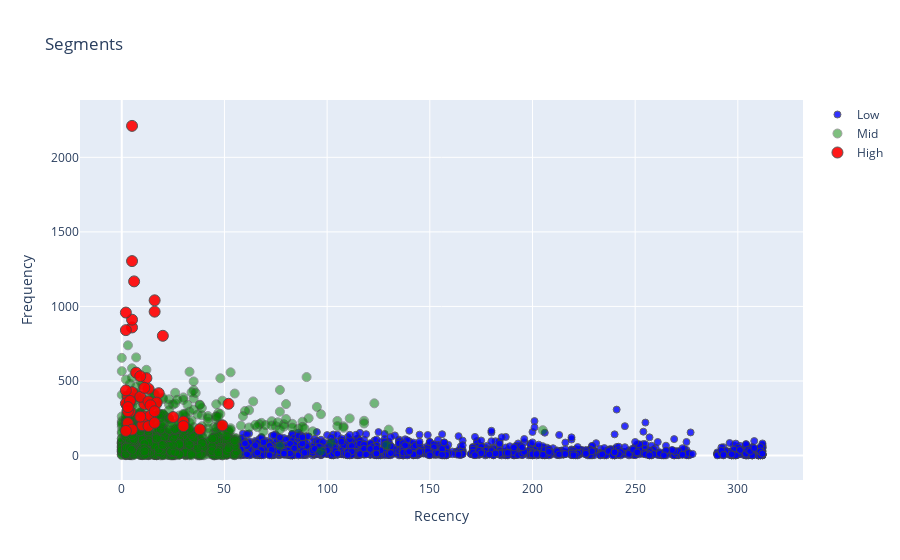

Source (notebook cell):
### Code cell
invoice_graph = invoice_user.query("Revenue < 5000000 and Frequency < 3000")

plot_data = [
    go.Scatter(
        x=invoice_graph.query("Segment == 'Low-Value'")['Recency'],
        y=invoice_graph.query("Segment == 'Low-Value'")['Frequency'],
        mode='markers',
        name='Infrequent Shoppers',
        marker= dict(size= 7,
            line= dict(width=1),
            color= 'blue',
            opacity= 0.8
           )
    ),
        go.Scatter(
        x=invoice_graph.query("Segment == 'Mid-Value'")['Recency'],
        y=invoice_graph.query("Segment == 'Mid-Value'")['Frequency'],
        mode='markers',
        name='Value-Conscious Shoppers',
        marker= dict(size= 9,
            line= dict(width=1),
            color= 'green',
            opacity= 0.5
           )
    ),
        go.Scatter(
        x=invoice_graph.query("Segment == 'High-Value'")['Recency'],
        y=invoice_graph.query("Segment == 'High-Value'")['Frequency'],
        mode='markers',
        name='Devoted Customers',
        marker= dict(size= 11,
            line= dict(width=1),
            color= 'red',
            opacity= 0.9
           )
    ),
]

plot_layout = go.Layout(
        yaxis= {'title': "Frequency"},
        xaxis= {'title': "Recency"},
        title='Segments'
    )
fig = go.Figure(data=plot_data, layout=plot_layout)
pyoff.iplot(fig)

### Figure 1 — Plotly figure (JSON) as saved in the notebook; plotly's stock layout.template omitted (floating-point values rounded to 4 significant figures; data arrays with more than 128 entries replaced by an {"elided": "..."} marker saying what was removed)
{"data": [{"marker": {"color": "blue", "line": {"width": 1}, "opacity": 0.8, "size": 7}, "mode": "markers", "name": "Low", "type": "scatter", "x": {"elided": "1849 int values"}, "y": {"elided": "1849 int values"}}, {"marker": {"color": "green", "line": {"width": 1}, "opacity": 0.5, "size": 9}, "mode": "markers", "name": "Mid", "type": "scatter", "x": {"elided": "1792 int values"}, "y": {"elided": "1792 int values"}}, {"marker": {"color": "red", "line": {"width": 1}, "opacity": 0.9, "size": 11}, "mode": "markers", "name": "High", "type": "scatter", "x": [5, 6, 20, 2, 5, 16, 3, 30, 4, 4, 12, 10, 3, 5, 11, 52, 9, 13, 49, 5, 13, 30, 11, 11, 18, 25, 7, 17, 2, 38, 14, 13, 9, 9, 3, 4, 14, 2, 16, 16, 3, 2, 5, 5, 16, 2], "y": [859, 1168, 803, 841, 911, 965, 218, 228, 295, 369, 519, 203, 393, 425, 345, 347, 394, 448, 202, 174, 363, 197, 262, 454, 418, 258, 556, 355, 350, 176, 268, 197, 532, 261, 297, 366, 337, 437, 297, 219, 325, 165, 1304, 2211, 1041, 959]}], "layout": {"title": {"text": "Segments"}, "xaxis": {"title": {"text": "Recency"}}, "yaxis": {"title": {"text": "Frequency"}}}}
